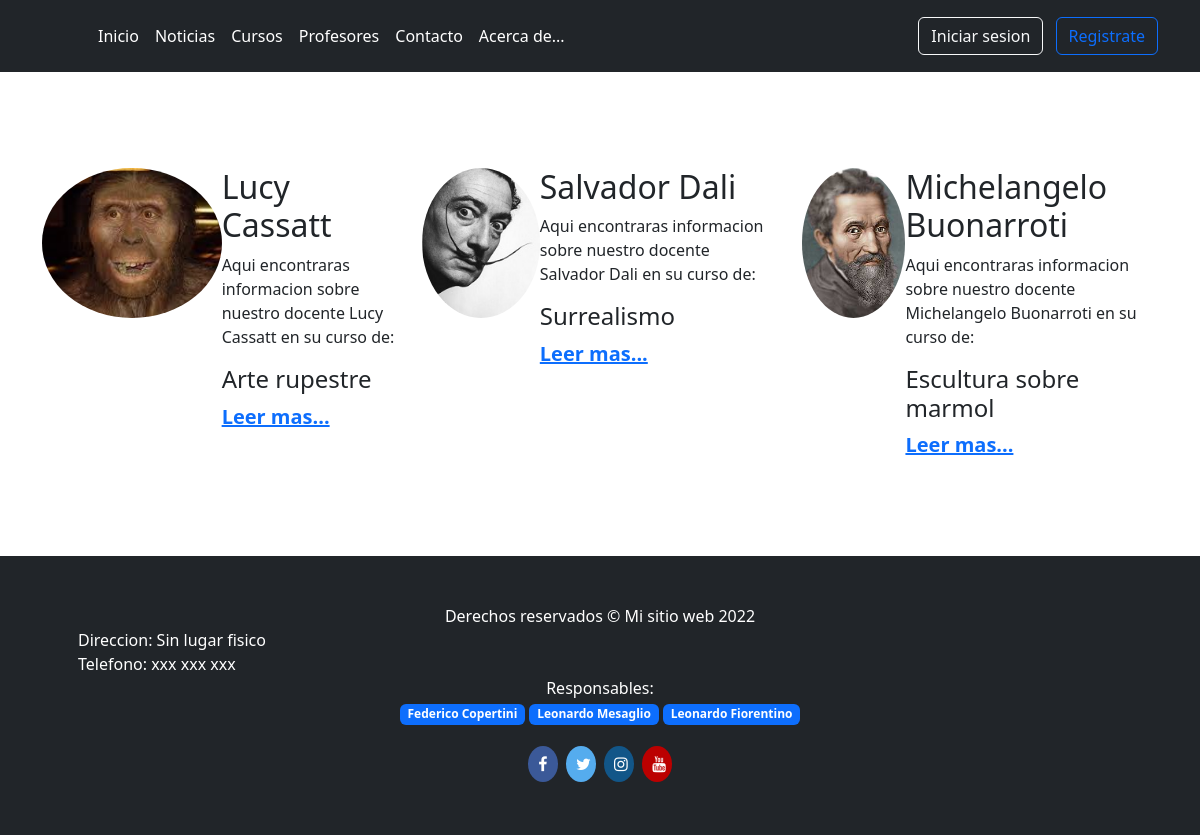
/profesores, run on the app's committed database.
### Academia_Arte/models.py (models this page shows)
class Profesores(models.Model):
    nombre_profesor = models.CharField(max_length=20)
    apellido_profesor = models.CharField(max_length=20)
    curso_profesor = models.CharField(max_length=40, choices=opcion_cursos)
    imagen_profesor = models.ImageField(upload_to="images/")
    descripcion_profesor = models.CharField(max_length=200, blank=True, null=True)
    biografia_profesor = models.CharField(
        max_length=2000, blank=True, null=True)

### Academia_Arte/views.py (the view)
# urls.py: path('profesores', VProfesores, name='profesores'),
def VProfesores (request):
    profe = Profesores.objects.all()
    return render(request, "Academia_Arte/profesores.html",{"profe":profe})

### Academia_Arte/templates/Academia_Arte/profesores.html (shortened to what this page needs)
{% extends 'Academia_Arte/base.html' %}
{% load static %}
{% block content %}
<div class="container">
    <div class="row g-4 py-5 row-cols-1 row-cols-lg-3">
            {% for p in profe %}
                    <div class="col d-flex py-5 col-lg-4">
                        <img class="rounded-circle" src="{{p.imagen_profesor.url}}" width="180" height="150">
                        <rect width="100%" height="100%" fill="#777" />
                        <h2 class="fw-normal">{{p.nombre_profesor}} {{p.apellido_profesor}}</h2>
                        <p>Aqui encontraras informacion sobre nuestro docente {{p.nombre_profesor}}
                            {{p.apellido_profesor}} en su curso de:</p>
                            <h4>{{p.curso_profesor}}</h4>
                        <p class="lead mb-0"><a href="{% url 'profesor' p.id %}" class="fw-bold">Leer mas...</a></p>
                    </div>
                    {% endfor %}
                </div>
            </div>
{% endblock %}

### data on the page
Profesores: imagen_profesor (picture), nombre_profesor "Lucy", apellido_profesor "Cassatt", curso_profesor "Arte rupestre"
Profesores: imagen_profesor (picture), nombre_profesor "Salvador", apellido_profesor "Dali", curso_profesor "Surrealismo"
Profesores: imagen_profesor (picture), nombre_profesor "Michelangelo", apellido_profesor "Buonarroti", curso_profesor "Escultura sobre marmol"
